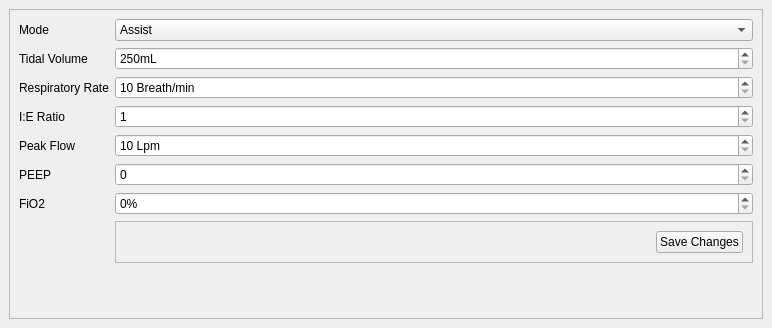
<?xml version="1.0" encoding="UTF-8"?>
<ui version="4.0">
 <class>MainWindow</class>
 <widget class="QMainWindow" name="MainWindow">
  <property name="geometry">
   <rect>
    <x>0</x>
    <y>0</y>
    <width>772</width>
    <height>328</height>
   </rect>
  </property>
  <property name="windowTitle">
   <string>SETTINGS</string>
  </property>
  <widget class="QWidget" name="centralwidget">
   <layout class="QHBoxLayout" name="horizontalLayout">
    <item>
     <widget class="QFrame" name="frame">
      <property name="maximumSize">
       <size>
        <width>16777215</width>
        <height>16777215</height>
       </size>
      </property>
      <property name="frameShape">
       <enum>QFrame::StyledPanel</enum>
      </property>
      <property name="frameShadow">
       <enum>QFrame::Raised</enum>
      </property>
      <layout class="QFormLayout" name="formLayout">
       <item row="0" column="0">
        <widget class="QLabel" name="label_6">
         <property name="styleSheet">
          <string notr="true">font: 25 14pt &quot;Segoe UI Light&quot;;</string>
         </property>
         <property name="text">
          <string>Mode</string>
         </property>
        </widget>
       </item>
       <item row="0" column="1">
        <widget class="QComboBox" name="cmb_mode">
         <property name="styleSheet">
          <string notr="true">font: 25 14pt &quot;Segoe UI Light&quot;;</string>
         </property>
         <item>
          <property name="text">
           <string>Assist</string>
          </property>
         </item>
         <item>
          <property name="text">
           <string>Control</string>
          </property>
         </item>
        </widget>
       </item>
       <item row="1" column="0">
        <widget class="QLabel" name="label">
         <property name="styleSheet">
          <string notr="true">font: 25 14pt &quot;Segoe UI Light&quot;;</string>
         </property>
         <property name="text">
          <string>Tidal Volume</string>
         </property>
        </widget>
       </item>
       <item row="1" column="1">
        <widget class="QSpinBox" name="txt_volume">
         <property name="styleSheet">
          <string notr="true">font: 25 14pt &quot;Segoe UI Light&quot;;</string>
         </property>
         <property name="suffix">
          <string>mL</string>
         </property>
         <property name="minimum">
          <number>250</number>
         </property>
         <property name="maximum">
          <number>800</number>
         </property>
        </widget>
       </item>
       <item row="2" column="0">
        <widget class="QLabel" name="label_7">
         <property name="styleSheet">
          <string notr="true">font: 25 14pt &quot;Segoe UI Light&quot;;</string>
         </property>
         <property name="text">
          <string>Respiratory Rate</string>
         </property>
        </widget>
       </item>
       <item row="2" column="1">
        <widget class="QSpinBox" name="txt_resp_rate">
         <property name="styleSheet">
          <string notr="true">font: 25 14pt &quot;Segoe UI Light&quot;;</string>
         </property>
         <property name="suffix">
          <string> Breath/min</string>
         </property>
         <property name="minimum">
          <number>10</number>
         </property>
         <property name="maximum">
          <number>30</number>
         </property>
        </widget>
       </item>
       <item row="3" column="0">
        <widget class="QLabel" name="label_2">
         <property name="styleSheet">
          <string notr="true">font: 25 14pt &quot;Segoe UI Light&quot;;</string>
         </property>
         <property name="text">
          <string>I:E Ratio</string>
         </property>
        </widget>
       </item>
       <item row="3" column="1">
        <widget class="QSpinBox" name="txt_ieratio">
         <property name="styleSheet">
          <string notr="true">font: 25 14pt &quot;Segoe UI Light&quot;;</string>
         </property>
         <property name="minimum">
          <number>1</number>
         </property>
         <property name="maximum">
          <number>3</number>
         </property>
        </widget>
       </item>
       <item row="4" column="0">
        <widget class="QLabel" name="label_3">
         <property name="styleSheet">
          <string notr="true">font: 25 14pt &quot;Segoe UI Light&quot;;</string>
         </property>
         <property name="text">
          <string>Peak Flow</string>
         </property>
        </widget>
       </item>
       <item row="4" column="1">
        <widget class="QSpinBox" name="txt_flow">
         <property name="styleSheet">
          <string notr="true">font: 25 14pt &quot;Segoe UI Light&quot;;</string>
         </property>
         <property name="suffix">
          <string> Lpm</string>
         </property>
         <property name="minimum">
          <number>10</number>
         </property>
         <property name="maximum">
          <number>50</number>
         </property>
        </widget>
       </item>
       <item row="5" column="0">
        <widget class="QLabel" name="label_4">
         <property name="styleSheet">
          <string notr="true">font: 25 14pt &quot;Segoe UI Light&quot;;</string>
         </property>
         <property name="text">
          <string>PEEP</string>
         </property>
        </widget>
       </item>
       <item row="5" column="1">
        <widget class="QSpinBox" name="txt_peep">
         <property name="styleSheet">
          <string notr="true">font: 25 14pt &quot;Segoe UI Light&quot;;</string>
         </property>
         <property name="maximum">
          <number>10</number>
         </property>
        </widget>
       </item>
       <item row="6" column="0">
        <widget class="QLabel" name="label_5">
         <property name="styleSheet">
          <string notr="true">font: 25 14pt &quot;Segoe UI Light&quot;;</string>
         </property>
         <property name="text">
          <string>FiO2</string>
         </property>
        </widget>
       </item>
       <item row="6" column="1">
        <widget class="QSpinBox" name="txt_fio2">
         <property name="styleSheet">
          <string notr="true">font: 25 14pt &quot;Segoe UI Light&quot;;</string>
         </property>
         <property name="suffix">
          <string>%</string>
         </property>
         <property name="maximum">
          <number>100</number>
         </property>
        </widget>
       </item>
       <item row="7" column="1">
        <widget class="QFrame" name="frame_2">
         <property name="frameShape">
          <enum>QFrame::StyledPanel</enum>
         </property>
         <property name="frameShadow">
          <enum>QFrame::Raised</enum>
         </property>
         <layout class="QHBoxLayout" name="horizontalLayout_2">
          <item>
           <spacer name="horizontalSpacer">
            <property name="orientation">
             <enum>Qt::Horizontal</enum>
            </property>
            <property name="sizeHint" stdset="0">
             <size>
              <width>490</width>
              <height>20</height>
             </size>
            </property>
           </spacer>
          </item>
          <item>
           <widget class="QPushButton" name="btn_save_changes">
            <property name="text">
             <string>Save Changes</string>
            </property>
           </widget>
          </item>
         </layout>
        </widget>
       </item>
      </layout>
     </widget>
    </item>
   </layout>
  </widget>
 </widget>
 <resources/>
 <connections/>
</ui>
